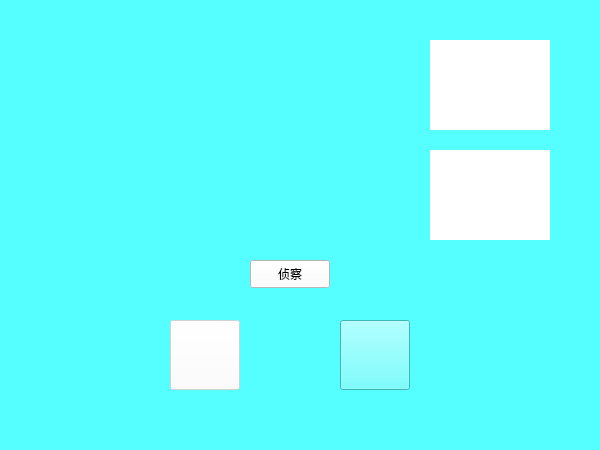
<?xml version="1.0" encoding="UTF-8"?>
<ui version="4.0">
 <class>enemy</class>
 <widget class="QWidget" name="enemy">
  <property name="geometry">
   <rect>
    <x>0</x>
    <y>0</y>
    <width>600</width>
    <height>450</height>
   </rect>
  </property>
  <property name="sizePolicy">
   <sizepolicy hsizetype="Fixed" vsizetype="Fixed">
    <horstretch>0</horstretch>
    <verstretch>0</verstretch>
   </sizepolicy>
  </property>
  <property name="windowTitle">
   <string>战斗</string>
  </property>
  <property name="autoFillBackground">
   <bool>false</bool>
  </property>
  <property name="styleSheet">
   <string notr="true">background-color: rgb(85, 255, 255);</string>
  </property>
  <widget class="QLabel" name="label">
   <property name="geometry">
    <rect>
     <x>200</x>
     <y>40</y>
     <width>200</width>
     <height>200</height>
    </rect>
   </property>
   <property name="autoFillBackground">
    <bool>false</bool>
   </property>
   <property name="styleSheet">
    <string notr="true"/>
   </property>
   <property name="text">
    <string/>
   </property>
   <property name="pixmap">
    <pixmap resource="res.qrc">:/icons/img/Enemy .png</pixmap>
   </property>
   <property name="scaledContents">
    <bool>true</bool>
   </property>
  </widget>
  <widget class="QLabel" name="label_2">
   <property name="geometry">
    <rect>
     <x>430</x>
     <y>40</y>
     <width>120</width>
     <height>90</height>
    </rect>
   </property>
   <property name="styleSheet">
    <string notr="true">background-color: rgb(255, 255, 255);</string>
   </property>
   <property name="text">
    <string/>
   </property>
   <property name="scaledContents">
    <bool>true</bool>
   </property>
   <property name="alignment">
    <set>Qt::AlignCenter</set>
   </property>
  </widget>
  <widget class="QLabel" name="label_3">
   <property name="geometry">
    <rect>
     <x>430</x>
     <y>150</y>
     <width>120</width>
     <height>90</height>
    </rect>
   </property>
   <property name="styleSheet">
    <string notr="true">background-color: rgb(255, 255, 255);</string>
   </property>
   <property name="text">
    <string/>
   </property>
   <property name="scaledContents">
    <bool>true</bool>
   </property>
   <property name="alignment">
    <set>Qt::AlignCenter</set>
   </property>
   <property name="wordWrap">
    <bool>true</bool>
   </property>
  </widget>
  <widget class="QPushButton" name="pushButton_3">
   <property name="geometry">
    <rect>
     <x>250</x>
     <y>260</y>
     <width>80</width>
     <height>28</height>
    </rect>
   </property>
   <property name="styleSheet">
    <string notr="true">background-color: rgb(255, 255, 255);</string>
   </property>
   <property name="text">
    <string>侦察</string>
   </property>
  </widget>
  <widget class="QPushButton" name="pushButton">
   <property name="enabled">
    <bool>false</bool>
   </property>
   <property name="geometry">
    <rect>
     <x>170</x>
     <y>320</y>
     <width>70</width>
     <height>70</height>
    </rect>
   </property>
   <property name="styleSheet">
    <string notr="true">image: url(:/icons/img/attack.png);
background-color: rgb(255, 255, 255);</string>
   </property>
   <property name="text">
    <string/>
   </property>
  </widget>
  <widget class="QPushButton" name="pushButton_2">
   <property name="geometry">
    <rect>
     <x>340</x>
     <y>320</y>
     <width>70</width>
     <height>70</height>
    </rect>
   </property>
   <property name="styleSheet">
    <string notr="true">image: url(:/icons/img/run.png);</string>
   </property>
   <property name="text">
    <string/>
   </property>
  </widget>
 </widget>
 <resources>
  <include location="res.qrc"/>
 </resources>
 <connections/>
</ui>
